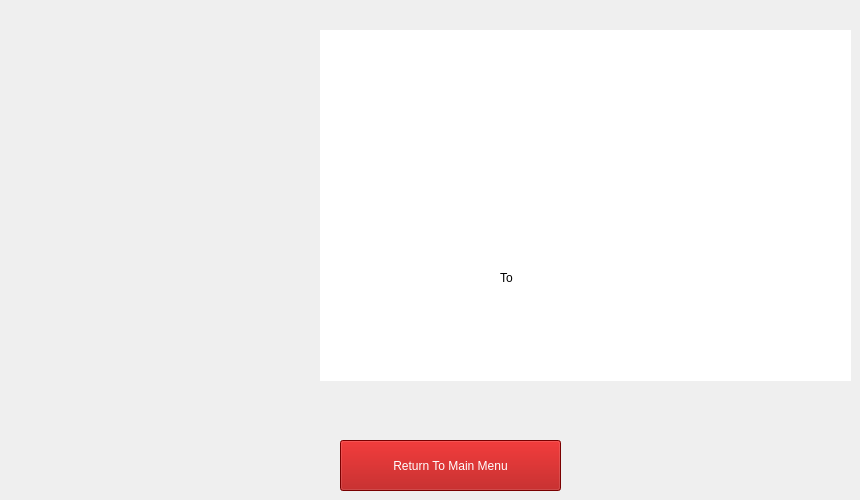
      <widget class="QWidget" name="TicketPage">
       <widget class="QLabel" name="Ticket">
        <property name="geometry">
         <rect>
          <x>320</x>
          <y>30</y>
          <width>531</width>
          <height>351</height>
         </rect>
        </property>
        <property name="styleSheet">
         <string notr="true">background-color: rgb(255, 255, 255);</string>
        </property>
        <property name="text">
         <string/>
        </property>
       </widget>
       <widget class="QLabel" name="CustomerName">
        <property name="geometry">
         <rect>
          <x>370</x>
          <y>70</y>
          <width>211</width>
          <height>41</height>
         </rect>
        </property>
        <property name="text">
         <string/>
        </property>
       </widget>
       <widget class="QLabel" name="BusName">
        <property name="geometry">
         <rect>
          <x>370</x>
          <y>130</y>
          <width>211</width>
          <height>41</height>
         </rect>
        </property>
        <property name="text">
         <string/>
        </property>
       </widget>
       <widget class="QLabel" name="seats">
        <property name="geometry">
         <rect>
          <x>370</x>
          <y>190</y>
          <width>211</width>
          <height>51</height>
         </rect>
        </property>
        <property name="text">
         <string/>
        </property>
       </widget>
       <widget class="QLabel" name="From">
        <property name="geometry">
         <rect>
          <x>370</x>
          <y>260</y>
          <width>101</width>
          <height>41</height>
         </rect>
        </property>
        <property name="text">
         <string/>
        </property>
       </widget>
       <widget class="QLabel" name="text_2">
        <property name="geometry">
         <rect>
          <x>500</x>
          <y>270</y>
          <width>49</width>
          <height>16</height>
         </rect>
        </property>
        <property name="styleSheet">
         <string notr="true">color: rgb(0, 0, 0);
background-color: rgb(255, 255, 255);
font: 700 11pt &quot;Segoe UI&quot;;</string>
        </property>
        <property name="text">
         <string>To</string>
        </property>
       </widget>
       <widget class="QLabel" name="To">
        <property name="geometry">
         <rect>
          <x>550</x>
          <y>260</y>
          <width>101</width>
          <height>41</height>
         </rect>
        </property>
        <property name="text">
         <string/>
        </property>
       </widget>
       <widget class="QLabel" name="Date">
        <property name="geometry">
         <rect>
          <x>370</x>
          <y>320</y>
          <width>161</width>
          <height>41</height>
         </rect>
        </property>
        <property name="text">
         <string/>
        </property>
       </widget>
       <widget class="QPushButton" name="ReturnToMenu">
        <property name="geometry">
         <rect>
          <x>340</x>
          <y>440</y>
          <width>221</width>
          <height>51</height>
         </rect>
        </property>
        <property name="styleSheet">
         <string notr="true">background-color: rgb(170, 0, 0);
color: rgb(255, 255, 255);
font: 700 9pt &quot;Segoe UI&quot;;
font: 700 9pt &quot;Segoe UI&quot;;
font: 14pt &quot;Segoe UI&quot;;
</string>
        </property>
        <property name="text">
         <string>Return To Main Menu</string>
        </property>
       </widget>
      </widget>
